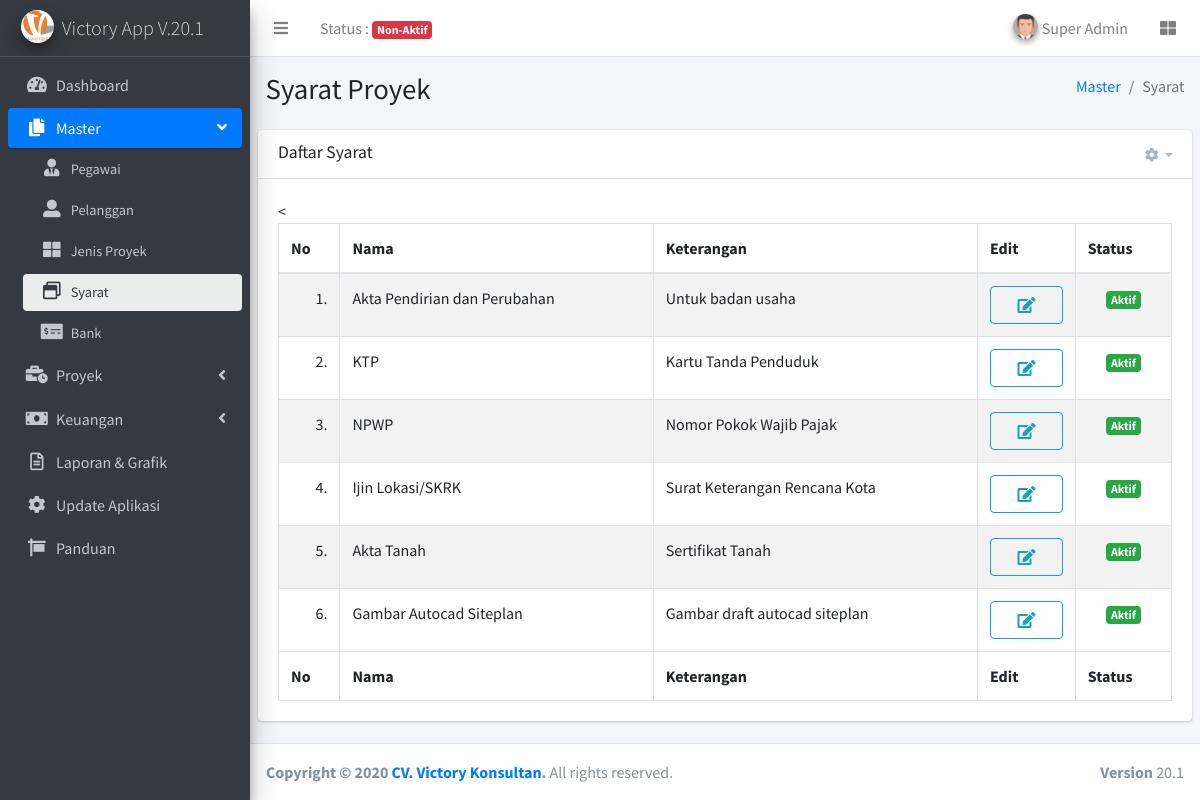
/syarat (signed in), run on the app's committed database.
### tables this page shows
CREATE TABLE `sim_syarat` (
  `ID` int(11) NOT NULL AUTO_INCREMENT,
  `NAMA` varchar(100) NOT NULL,
  `KODE` varchar(25) NOT NULL,
  `KETERANGAN` varchar(250) NOT NULL,
  `TGL_EDIT` timestamp NOT NULL DEFAULT CURRENT_TIMESTAMP,
  `STATUS` tinyint(1) NOT NULL,
  PRIMARY KEY (`ID`)
);

### adminpage/conn/conn.php (called while the page is built, shortened)
<?php
	function enkripsi($anu){
		if($anu == ''){
			$val = "";
		}else{
			$val = strrev(implode('-',str_split(str_replace('=','',base64_encode($anu)),5)));
		}
		return $val;
	}
?>

### adminpage/pages/simsyarat.php (the view, shortened to what this page needs)
<?php
	require 'adminpage/pages/simheader.php';
?>
  <div class="content-wrapper">
    <section class="content-header">
      <div class="container-fluid">
        <div class="row mb-2">
          <div class="col-sm-6">
            <h1>Syarat Proyek</h1>
          </div>
          <div class="col-sm-6">
            <ol class="breadcrumb float-sm-right">
              <li class="breadcrumb-item"><a href="#">Master</a></li>
              <li class="breadcrumb-item active">Syarat</li>
            </ol>
          </div>
        </div>
      </div>
    </section>
    <section class="content">
      <div class="row">
        <div class="col-12">
          <div class="card">
            <div class="card-header">
              <h3 class="card-title">Daftar Syarat</h3>
				<div class="card-tools">
                  <div class="btn-group">
                    <button type="button" class="btn btn-tool dropdown-toggle" data-toggle="dropdown">
                      <i class="fas fa-cog"></i>
                    </button>
                  </div>
				</div>
            </div>
            <div class="card-body">
              <table id="tabelsyarat" class="table table-striped table-bordered display responsive wrap">
                <thead>
                <tr>
                  <th>No</th>
                  <th>Nama</th>
                  <th>Keterangan</th>
                  <th>Edit</th>
                  <th>Status</th>
                </tr>
                </thead>
                <tbody>
					<?php
					$no=1;
					while($row = $stmt->fetch(PDO::FETCH_ASSOC)) {
					?>
						<tr data-sim="<?=enkripsi($row['KODE'])?>">
						  <td class="text-right"><?=$no.'.'?></td>
						  <td><?=$row['NAMA']?></td>
						  <td><?=$row['KETERANGAN']?></td>
						  <td><button type="button" class="btn btn-block btn-outline-info editsyarat" data-sim="<?=enkripsi($row['KODE'])?>"><i class="fa fa-fw fa-edit"></i></button></td>
						  <td class="text-center"><?=$row['STATUS']==1 ? '<span class="badge bg-success">Aktif</span>' : '<span class="badge bg-danger">Non-aktif</span>' ?></td>
						</tr>
					<?php
					$no++;
					}
					?>
                </tbody>
                <tfoot>
                <tr>
                  <th>No</th>
                  <th>Nama</th>
                  <th>Keterangan</th>
                  <<th>Edit</th>
                  <th>Status</th>
                </tr>
                </tfoot>
              </table>
            </div>
          </div>
        </div>
      </div>
    </section>
  </div>
<?php
	require 'adminpage/pages/simfooter.php';
?>

### data on the page
sim_syarat: NAMA "Akta Pendirian dan Perubahan", KETERANGAN "Untuk badan usaha", STATUS "Aktif"
sim_syarat: NAMA "KTP", KETERANGAN "Kartu Tanda Penduduk", STATUS "Aktif"
sim_syarat: NAMA "NPWP", KETERANGAN "Nomor Pokok Wajib Pajak", STATUS "Aktif"
sim_syarat: NAMA "Ijin Lokasi/SKRK", KETERANGAN "Surat Keterangan Rencana Kota", STATUS "Aktif"
sim_syarat: NAMA "Akta Tanah", KETERANGAN "Sertifikat Tanah", STATUS "Aktif"
sim_syarat: NAMA "Gambar Autocad Siteplan", KETERANGAN "Gambar draft autocad siteplan", STATUS "Aktif"

### other printed values
$_SESSION['userInfo']['NAMA_LENGKAP'] "Super Admin"
